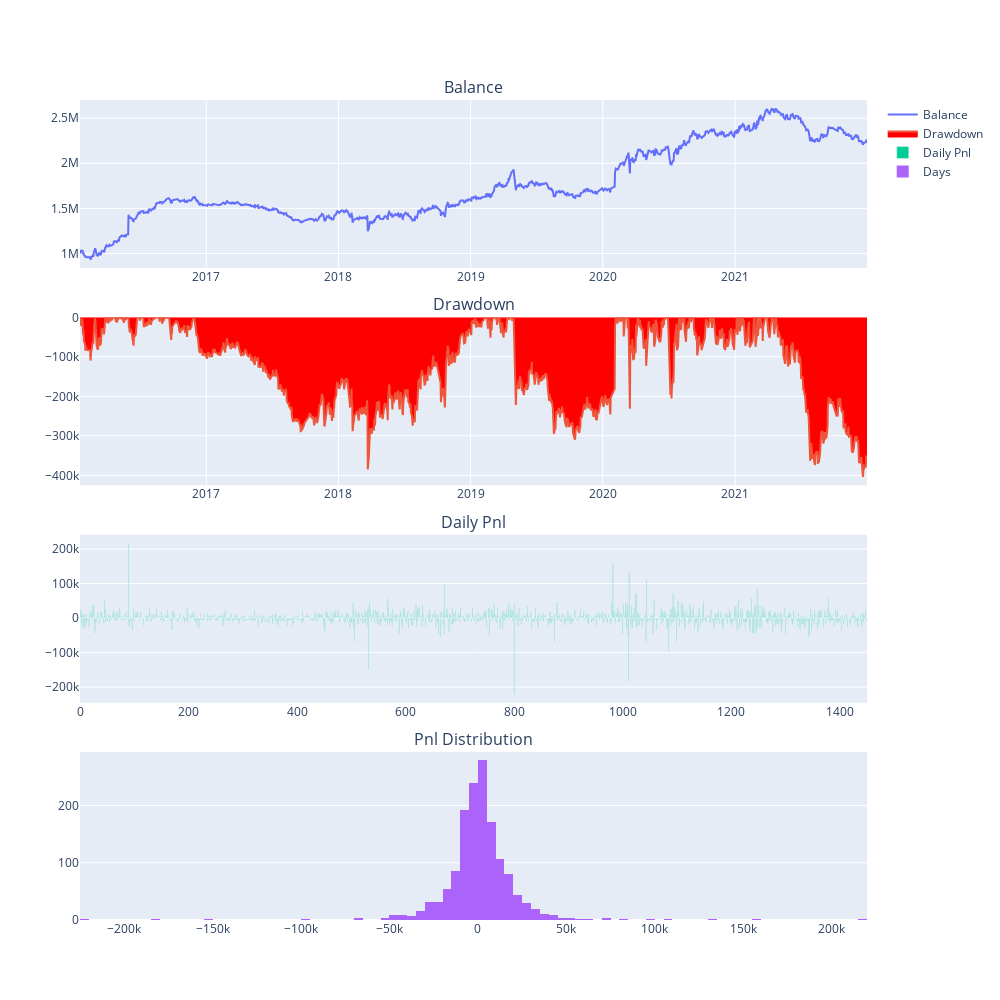

Notebook code for this chart:
### Code cell
engine = BacktestingEngine()

engine.set_parameters(
    vt_symbol="IF888.CFFEX",
    interval="1m", 
    start=datetime(2016, 1, 1), 
    end=datetime(2022,1,1), 
    rate=0.3/10000, 
    slippage=0.2, 
    size=300, 
    pricetick=0.2, 
    capital=1_000_000
)

engine.add_strategy(CpvStrategy, {})

engine.load_data()
engine.run_backtesting()
engine.calculate_result()
engine.calculate_statistics()
engine.show_chart()

### Figure 1 — Plotly figure (JSON) as saved in the notebook; plotly's stock layout.template omitted (floating-point values rounded to 4 significant figures; data arrays with more than 128 entries replaced by an {"elided": "..."} marker saying what was removed)
{"data": [{"mode": "lines", "name": "Balance", "type": "scatter", "x": {"elided": "1451 str values"}, "xaxis": "x", "y": {"elided": "1451 float values"}, "yaxis": "y"}, {"fill": "tozeroy", "fillcolor": "red", "mode": "lines", "name": "Drawdown", "type": "scatter", "x": {"elided": "1451 str values"}, "xaxis": "x2", "y": {"elided": "1451 float values"}, "yaxis": "y2"}, {"name": "Daily Pnl", "type": "bar", "xaxis": "x3", "y": {"elided": "1451 float values"}, "yaxis": "y3"}, {"name": "Days", "nbinsx": 100, "type": "histogram", "x": {"elided": "1451 float values"}, "xaxis": "x4", "yaxis": "y4"}], "layout": {"annotations": [{"font": {"size": 16}, "showarrow": false, "text": "Balance", "x": 0.5, "xanchor": "center", "xref": "paper", "y": 1, "yanchor": "bottom", "yref": "paper"}, {"font": {"size": 16}, "showarrow": false, "text": "Drawdown", "x": 0.5, "xanchor": "center", "xref": "paper", "y": 0.735, "yanchor": "bottom", "yref": "paper"}, {"font": {"size": 16}, "showarrow": false, "text": "Daily Pnl", "x": 0.5, "xanchor": "center", "xref": "paper", "y": 0.47, "yanchor": "bottom", "yref": "paper"}, {"font": {"size": 16}, "showarrow": false, "text": "Pnl Distribution", "x": 0.5, "xanchor": "center", "xref": "paper", "y": 0.205, "yanchor": "bottom", "yref": "paper"}], "height": 1000, "width": 1000, "xaxis": {"anchor": "y", "domain": [0, 1]}, "xaxis2": {"anchor": "y2", "domain": [0, 1]}, "xaxis3": {"anchor": "y3", "domain": [0, 1]}, "xaxis4": {"anchor": "y4", "domain": [0, 1]}, "yaxis": {"anchor": "x", "domain": [0.795, 1]}, "yaxis2": {"anchor": "x2", "domain": [0.53, 0.735]}, "yaxis3": {"anchor": "x3", "domain": [0.265, 0.47]}, "yaxis4": {"anchor": "x4", "domain": [0, 0.205]}}}
